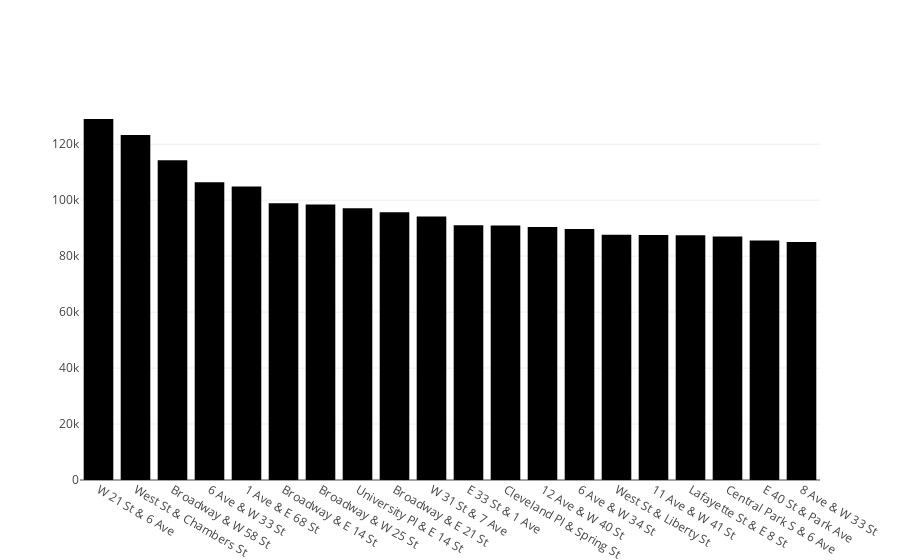

The cell this chart's notebook holds for it:
### Code cell
# Create a bar chart in Plotly of the 20 busiest stations in NYC

fig = go.Figure(go.Bar(x = top20['start_station_name'], y = top20['value']))
fig.show()

### Figure 1 — Plotly figure (JSON) as saved in the notebook; plotly's stock layout.template omitted (floating-point values rounded to 4 significant figures)
{"data": [{"type": "bar", "x": ["W 21 St & 6 Ave", "West St & Chambers St", "Broadway & W 58 St", "6 Ave & W 33 St", "1 Ave & E 68 St", "Broadway & E 14 St", "Broadway & W 25 St", "University Pl & E 14 St", "Broadway & E 21 St", "W 31 St & 7 Ave", "E 33 St & 1 Ave", "Cleveland Pl & Spring St", "12 Ave & W 40 St", "6 Ave & W 34 St", "West St & Liberty St", "11 Ave & W 41 St", "Lafayette St & E 8 St", "Central Park S & 6 Ave", "E 40 St & Park Ave", "8 Ave & W 33 St"], "y": [129016, 123289, 114293, 106440, 104856, 98862, 98422, 97120, 95691, 94208, 91003, 90973, 90414, 89683, 87657, 87577, 87457, 87013, 85598, 85051]}], "layout": {}}
